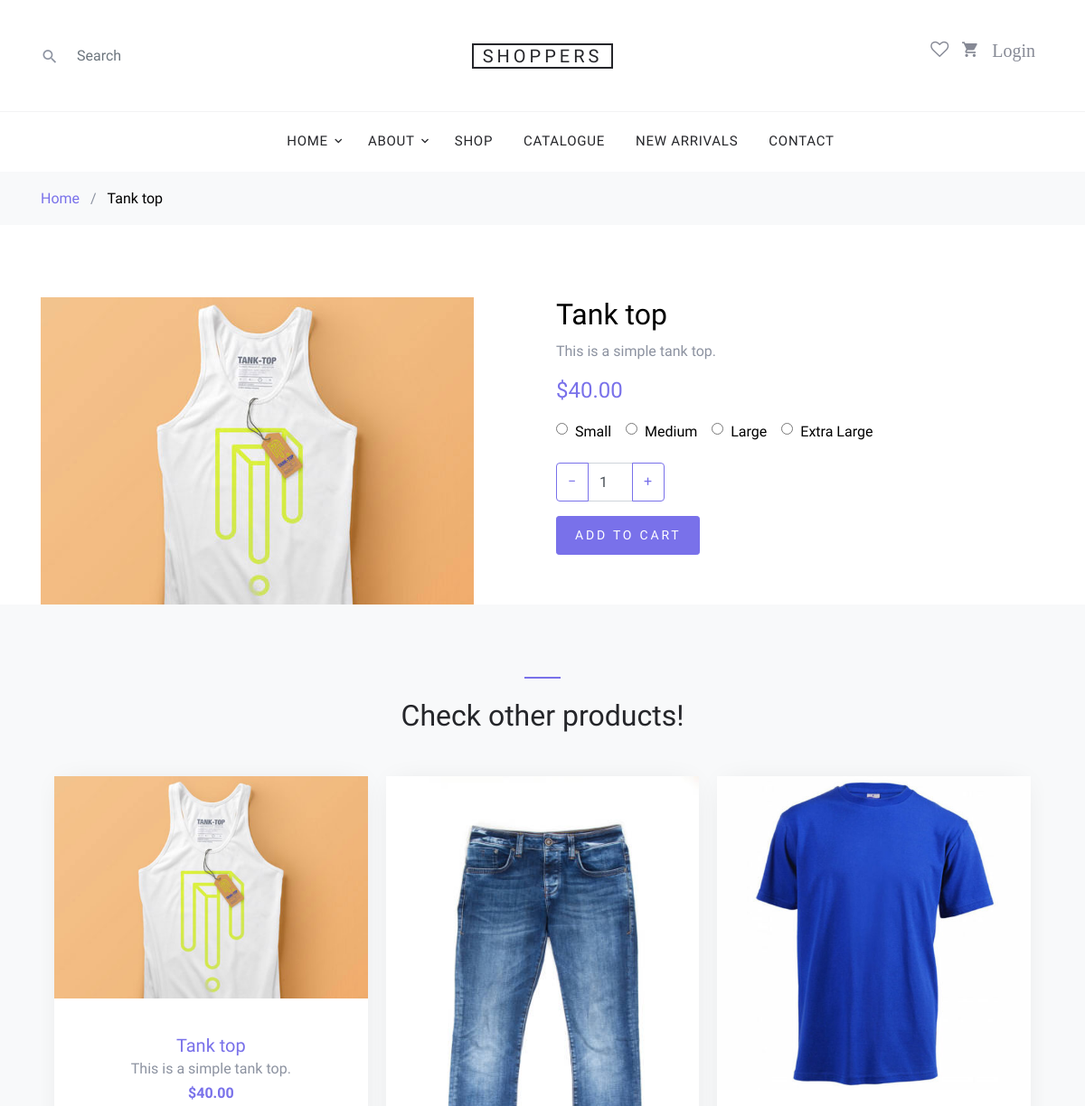
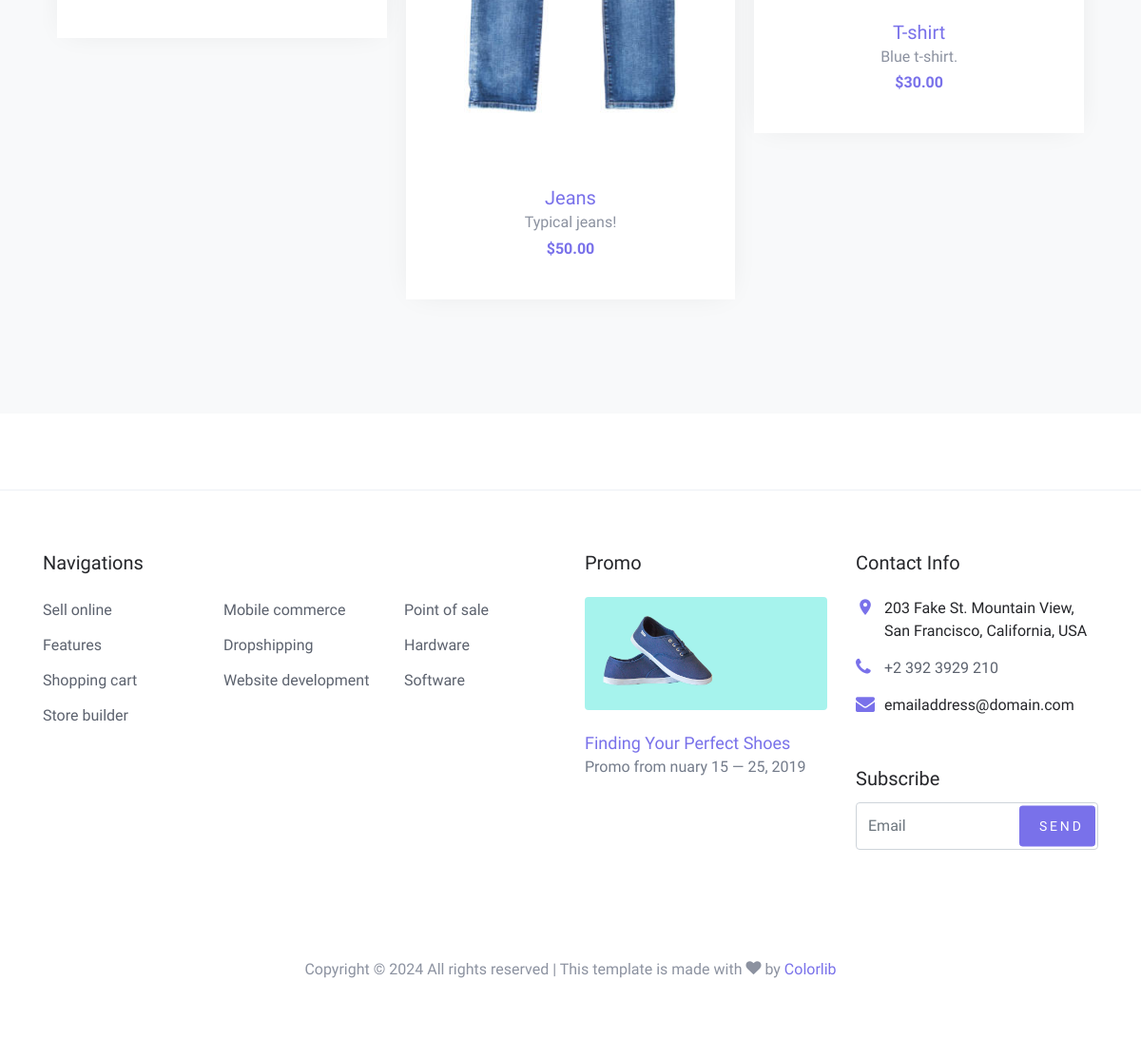
Screenshot of /shop-single/4 with the database file from the repository (2 pictures, top to bottom).
### base/models.py (models this page shows, shortened)
class Item(models.Model):
    name = models.CharField(max_length=255)
    description = models.TextField(blank=True)
    price = models.DecimalField(max_digits=10, decimal_places=2)
    category = models.ForeignKey(Category, on_delete=models.CASCADE)
    size = models.CharField(max_length=10)
    color = models.CharField(max_length=50, blank=True)
    image = models.ImageField(upload_to='item_images/', blank=True, null=True)
    created_at = models.DateTimeField(auto_now_add=True)
    updated_at = models.DateTimeField(auto_now=True)

### base/views.py (the view)
# urls.py: path('shop-single/<str:pk>', views.shop_single, name='shop-single'),
def shop_single(request, pk):
    item = Item.objects.get(id=pk)
    featured_items = Item.objects.all()[:6]
    context = {'item': item, 'featured_items': featured_items}
    return render(request, 'base/shop-single.html', context)

### base/templates/base/shop-single.html (shortened to what this page needs)
{% extends 'main.html' %}
{% load static %}
{% block content %}
<div class="site-wrap">
    <div class="bg-light py-3">
        <div class="container">
            <div class="row">
                <div class="col-md-12 mb-0"><a href="{% url 'home' %}">Home</a> <span class="mx-2 mb-0">/</span> <strong
                        class="text-black">{{item.name}}</strong></div>
            </div>
        </div>
    </div>
    <div class="site-section">
        <div class="container">
            <div class="row">
                <div class="col-md-6">
                    <img src="{{ item.image.url }}" alt="Image" class="img-fluid">
                </div>
                <div class="col-md-6">
                    <h2 class="text-black">{{item.name}}</h2>
                    <p>{{item.description}}</p>
                    <p><strong class="text-primary h4">${{item.price}}</strong></p>
                    <div class="mb-1 d-flex">
                        <label for="option-sm" class="d-flex mr-3 mb-3">
              <span class="d-inline-block mr-2" style="top:-2px; position: relative;"><input type="radio" id="option-sm"
                                                                                             name="shop-sizes"></span>
                            <span class="d-inline-block text-black">Small</span>
                        </label>
                        <label for="option-md" class="d-flex mr-3 mb-3">
              <span class="d-inline-block mr-2" style="top:-2px; position: relative;"><input type="radio" id="option-md"
                                                                                             name="shop-sizes"></span>
                            <span class="d-inline-block text-black">Medium</span>
                        </label>
                        <label for="option-lg" class="d-flex mr-3 mb-3">
              <span class="d-inline-block mr-2" style="top:-2px; position: relative;"><input type="radio" id="option-lg"
                                                                                             name="shop-sizes"></span>
                            <span class="d-inline-block text-black">Large</span>
                        </label>
                        <label for="option-xl" class="d-flex mr-3 mb-3">
              <span class="d-inline-block mr-2" style="top:-2px; position: relative;"><input type="radio" id="option-xl"
                                                                                             name="shop-sizes"></span>
                            <span class="d-inline-block text-black"> Extra Large</span>
                        </label>
                    </div>
                    <div class="mb-5">
                        <form method="POST" action="{% url 'add_item_to_cart' item.id %}">
                            <div class="input-group mb-3" style="max-width: 120px;">
                                <div class="input-group-prepend">
                                    <button class="btn btn-outline-primary js-btn-minus" type="button">&minus;</button>
                                </div>
                                <input type="number" class="form-control text-center" name="quantity" value="1" min="1"
                                       placeholder=""
                                       aria-label="Quantity" aria-describedby="button-addon1">
                                <div class="input-group-append">
                                    <button class="btn btn-outline-primary js-btn-plus" type="button">&plus;</button>
                                </div>
                            </div>
                            <button type="submit" class="buy-now btn btn-sm btn-primary">Add To Cart</button>
                        </form>
                    </div>
                </div>
            </div>
        </div>
        <div class="site-section block-3 site-blocks-2 bg-light">
            <div class="container">
                <div class="row justify-content-center">
                    <div class="col-md-7 site-section-heading text-center pt-4">
                        <h2>Check other products!</h2>
                    </div>
                </div>
                <div class="row">
                    <div class="col-md-12">
                        <div class="nonloop-block-3 owl-carousel">
                            {% for f_item in featured_items %}
                            <div class="item">
                                <div class="block-4 text-center">
                                    <figure class="block-4-image">
                                        <img src="{{ f_item.image.url }}" alt="Image placeholder" class="img-fluid">
                                    </figure>
                                    <div class="block-4-text p-4">
                                        <h3><a href="{% url 'shop-single' f_item.id %}">{{f_item.name}}</a></h3>
                                        <p class="mb-0">{{f_item.description}}</p>
                                        <p class="text-primary font-weight-bold">${{f_item.price}}</p>
                                    </div>
                                </div>
                            </div>
                            {% endfor %}
                        </div>
                    </div>
                </div>
            </div>
        </div>
    </div>
    {% endblock content %}

### static/styles/style.css (style rules this page uses)
body { line-height: 1.7; color: #8c92a0; font-weight: 300; font-size: 16px; }
a { -webkit-transition: .3s all ease; -o-transition: .3s all ease; transition: .3s all ease; }
.text-black { color: #000; }
.site-wrap:before { -webkit-transition: .3s all ease-in-out; -o-transition: .3s all ease-in-out; transition: .3s all ease-in-out; background: rgba(0, 0, 0, 0.6); content: ""; position: absolute; z-index: 2000; top: 0; left: 0; right: 0; bottom: 0; opacity: 0; visibility: hidden; }
.btn { text-transform: uppercase; position: relative; -webkit-transition: 0.2s all ease-in-out !important; -o-transition: 0.2s all ease-in-out !important; transition: 0.2s all ease-in-out !important; top: 0; letter-spacing: .05em; }
.btn.btn-sm { font-size: 14px !important; padding: 10px 20px !important; }
.btn.btn-primary { font-size: 17px; font-weight: 300; letter-spacing: .2em; }
.form-control { height: 43px; }
.site-section { padding: 2.5em 0; }
@media (min-width: 768px) { .site-section { padding: 5em 0; } }
.site-section-heading { font-size: 30px; color: #25262a; position: relative; }
.site-section-heading:before { content: ""; left: 0%; top: 0; position: absolute; width: 40px; height: 2px; background: #7971ea; }
.site-section-heading.text-center:before { content: ""; left: 50%; top: 0; -webkit-transform: translateX(-50%); -ms-transform: translateX(-50%); transform: translateX(-50%); position: absolute; width: 40px; height: 2px; background: #7971ea; }
.block-4 { -webkit-box-shadow: 0 0 30px -10px rgba(0, 0, 0, 0.1); box-shadow: 0 0 30px -10px rgba(0, 0, 0, 0.1); background: #fff; }
.block-4 .block-4-text h3 { font-size: 20px; margin-bottom: 0; }
.block-4 .block-4-text h3 a { text-decoration: none; }

### rows the page displays
Item: name "Tank top", image (picture), description "This is a simple tank top.", price "40.00"
Item: image (picture), name "Jeans", description "Typical jeans!", price "50.00"
Item: image (picture), name "T-shirt", description "Blue t-shirt.", price "30.00"
